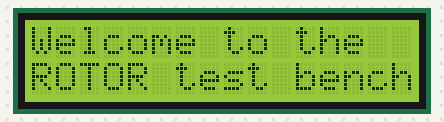
Recording of a sketch running on a simulated Arduino Uno, built with avr-gcc and run on an emulated ATmega328P. On the bench: 16×2 character LCD. The local clock reads 2024-03-15 10:24:30 at power-on unless the sketch sets it; storage starts empty; random numbers use the default seed unless the sketch sets one; what the sketch prints to the serial monitor is not drawn.

Above: at 0.1 s.
At 3.2 s:
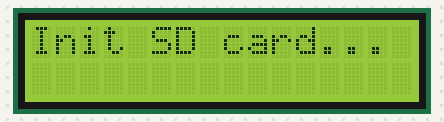
At 5.2 s:
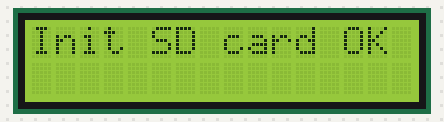
At 7.3 s:
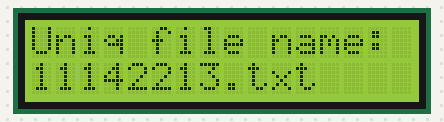
At 23.3 s:
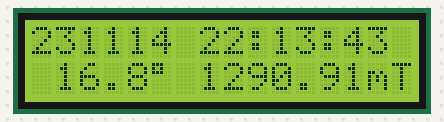
At 38.3 s:
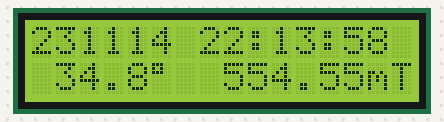

The sketch:

MEGA_RTC_LCD_SD_USB2503.ino
```cpp
#include <Wire.h>
#include <LiquidCrystal_I2C.h>
#include <RTClib.h>
#include <SPI.h>
#include <SD.h>

// The RTC clock:
RTC_DS1307 RTC;

// The LCD display : 2 lines of 16 characters, I2C adresse : 0x20
LiquidCrystal_I2C lcd(0x20,16,2);

// Définition de la variable LCD_mess de type LCD_message
struct LCD_message
{
  String line0;
  String line1;
} LCD_mess;


// set up variables using the SD utility library functions:
Sd2Card card;
SdVolume volume;
SdFile root;
File dataFile;

/// micro SD card AddaFruiton Arduino UNO:
// CLK -> 13
// DO  -> 12
// DI  -> 11
// CS  -> 10
// #define chipSelect 10

// micro SD card AddaFruiton Arduino MEGA2560:
// CLK -> 52
// DO  -> 50
// DI  -> 51
// CS  -> 53
#define chipSelect 53

#define STOP while(1) {;}

char file_name[13];
char buff[20]; // "yymmd  hh:mm:ss" -> 16 characters
char a_buff[6], X_buff[8];
String line;
String mess;
const String semicol(";");
unsigned long t0, t1;

#define stepper_angle 1.8
#define nb_step 2
#define ratio 3.

const float step_angle = stepper_angle*nb_step/ratio;

void LCD_display(const String & mess, int line, bool serialprint=true);

void setup()
{
  // Start the serial link:
  Serial.begin(9600);

  // Start the I2C bus:
  Wire.begin();

  // Start the TRC module:
  RTC.begin();

  // Sets the RTC to the date & time this sketch was compiled
  RTC.adjust(DateTime(__DATE__, __TIME__));

  // Start the LCD display:
  lcd.init();
  lcd.backlight();

  // Welcome message:
  LCD_display("Welcome to the ", 0);
  LCD_display("ROTOR test bench", 1);
  delay(3000);

  LCD_display("Init SD card...", 0);
  LCD_display("", 1);
  delay(2000);

  if (!SD.begin(chipSelect))
  {
    LCD_display("ERROR: SD card", 0);
    LCD_display("", 1);
    delay(2000);

    LCD_display("Insert a SD card", 0);
    LCD_display("and press RESET", 1);
    delay(2000);
    STOP
  }
  else
  {
    LCD_display("Init SD card OK", 0);
    LCD_display("", 1);
    delay(2000);
  }

  // we'll use the initialization code from the utility libraries
  // since we're just testing if the card is working!
  if (!card.init(SPI_HALF_SPEED, chipSelect))
  {
    LCD_display("ERROR: SD card", 0);
    LCD_display("       not found", 1);
    delay(2000);

    LCD_display("Insert a SD card", 0);
    LCD_display("and press RESET", 1);
    delay(2000);
    STOP
  }
}


void loop()
{
  DateTime now;
  float angle = 0;

  // Open the file for the data:note that only one file can be open at a time,
  // The fine name is "MMDDhhmm.txt" aka "Month Day hour minute.txt" (format FAT 8.3):
  now = RTC.now();
  sprintf(file_name, "%02u%02u%02u%02u.txt", now.month(),now.day(), now.hour(), now.minute());

  LCD_display("Uniq file name:", 0);
  LCD_display(file_name, 1);
  delay(2000);

  dataFile = SD.open(file_name, FILE_WRITE);
  dataFile.println("#YYMMDD hh:mm:ss;Angle[°];X_magn[mT];Y_magn[mT]");

  // scan angle from 0 to 360°:
  int count = 0;
  while(angle < 360)
  {
    t0 = millis();
    //
    // First line on the LCD display:
    //
    now = RTC.now();
    sprintf(buff, "%02u%02u%02u %02u:%02u:%02u", now.year()-2000, now.month(), now.day(), now.hour(), now.minute(), now.second());
    LCD_display(buff, 0);

    //
    // Second line on the LCD display:
    //
    float mag_field_X = random(1, 2000);
    mag_field_X /= 1.1;

    // write the float number in a char buffer on 7 digits with 2 digits after the decimal point:
    dtostrf(mag_field_X, 7, 2, X_buff);

    angle = step_angle*count;
    // write the float number in a char buffer on 5 digits with 1 digits after the decimal point:
    dtostrf(angle, 5, 1, a_buff);

    mess = String(a_buff) + (char)223 + " " + X_buff + "mT";
    LCD_display(mess, 1);

    line = buff + semicol + String(a_buff) + semicol + X_buff + semicol + X_buff;
    dataFile.println(line);

    t1 = millis();
    while (t1 - t0 < 1000UL)
    {
      t1 = millis();
    }

    count += 1;
  }
  dataFile.close();

  LCD_display("END of measure", 1);
  STOP
}

void LCD_display(const String & mess, int line, bool serialprint)
{
  //
  // Display a message on one of the 2 LCD lines (N°0 ou 1).
  // The line is padded if needed with spaces up to 16 charceters.
  // - mess: the message to display.
  // - line: the line numver, 0 or 1.
  // - serialprint: boolean (default: true) to display or not 'mess' on the Serial monitor.
  //

  int L = mess.length();
  const String blanks_16 = "                ";
  String mess_16;
  if (L <16)
    mess_16 = mess + blanks_16.substring(L);
  else
    mess_16 = mess.substring(0,16);

  if (line == 1)
  {
    LCD_mess.line1 = mess_16;
    lcd.setCursor(0,1);
    lcd.print(LCD_mess.line1);
  }
  else if (line == 0)
  {
    LCD_mess.line0 = mess_16;
    lcd.setCursor(0,0);
    lcd.print(LCD_mess.line0);
  }
  if (serialprint) Serial.println(mess_16);
}
```

Measured:
- what the display in image 1 shows lasts 2.1 s, from 3.1 s to 5.2 s
- what the display in image 2 shows lasts 2.0 s, from 5.2 s to 7.2 s
- what the display in image 4 shows lasts 1.0 s, from 23.3 s to 24.3 s
